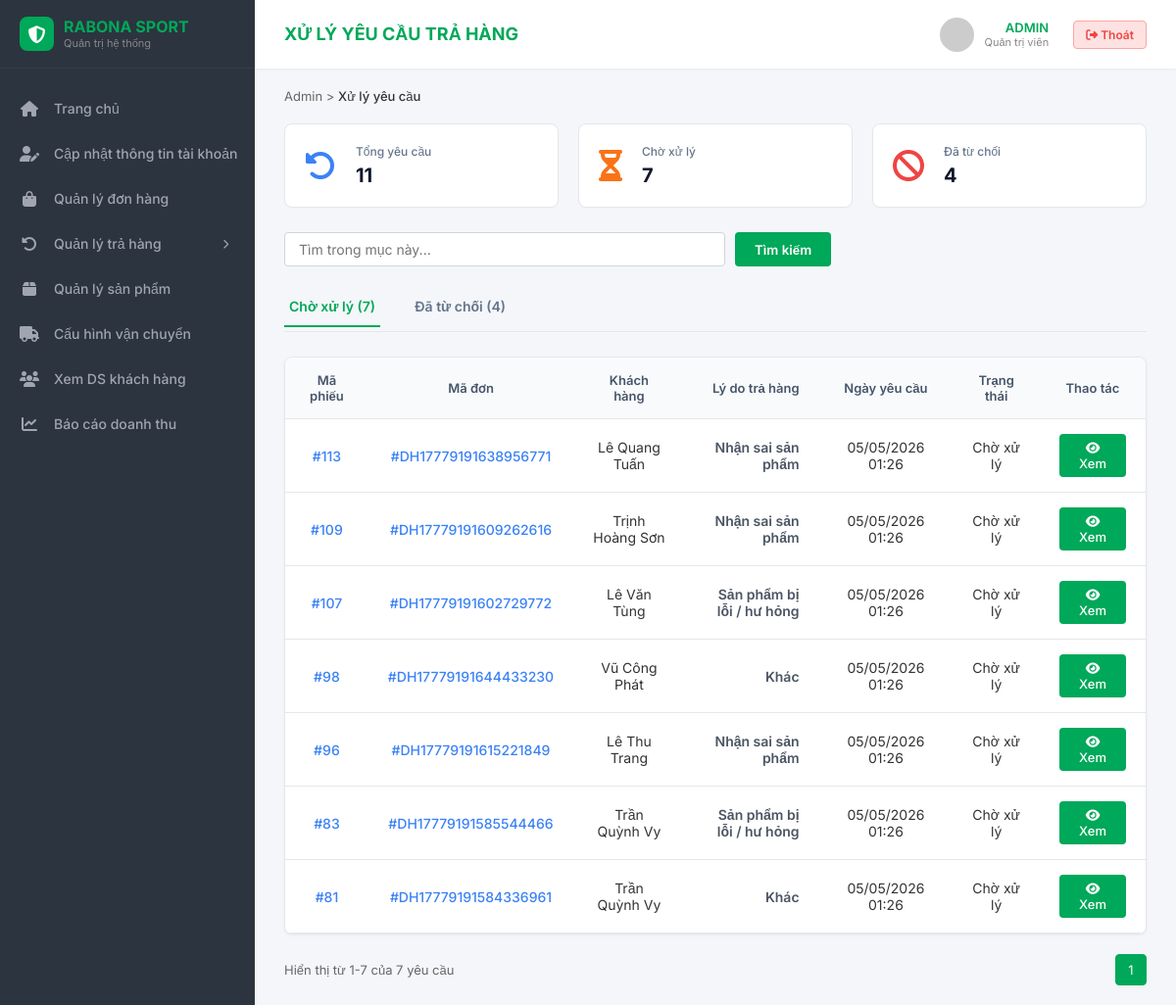
The app's page /admin-panel/tra-hang/ (signed in) with its own data.
### store/models.py (models this page shows, shortened)
class ReturnRequest(models.Model):
    STATUS_CHOICES = [
        ('pending',   'Chờ xử lý'),
        ('approved',  'Đã duyệt'),
        ('picking',   'Chờ lấy hàng'),
        ('returning_to_warehouse', 'Đang chuyển về kho'),
        ('received',  'Đã nhận hàng'),
        ('processing', 'Đang xử lý'),
        ('completed', 'Đã hoàn tiền'),
        ('rejected',  'Từ chối'),
    ]
    REASON_CHOICES = [
        ('defective',  'Sản phẩm bị lỗi / hư hỏng'),
        ('wrong_item', 'Nhận sai sản phẩm'),
        ('damaged',    'Sản phẩm bị vỡ do vận chuyển'),
        ('quality',    'Chất lượng không đúng kỳ vọng'),
        ('late',       'Giao hàng quá lâu'),
        ('other',      'Khác'),
    ]
    order      = models.OneToOneField(Order, on_delete=models.CASCADE, related_name='return_request')
    reason     = models.CharField(max_length=20, choices=REASON_CHOICES, verbose_name='Lý do')
    note       = models.TextField(blank=True, verbose_name='Ghi chú')
    status     = models.CharField(max_length=22, choices=STATUS_CHOICES, default='pending', verbose_name='Trạng thái')
    created_at = models.DateTimeField(auto_now_add=True)
    admin_note = models.TextField(blank=True, null=True, verbose_name='Ghi chú của Admin (Lý do từ chối)')
    refund_amount = models.DecimalField(max_digits=12, decimal_places=0, blank=True, null=True, verbose_name='Số tiền thực hoàn')
    bank_name = models.CharField(max_length=100, blank=True, null=True, verbose_name='Tên ngân hàng')
    bank_account_number = models.CharField(max_length=50, blank=True, null=True, verbose_name='Số tài khoản')
    bank_account_holder = models.CharField(max_length=150, blank=True, null=True, verbose_name='Tên chủ tài khoản')
    refund_proof = models.ImageField(upload_to='refund_proofs/', blank=True, null=True, verbose_name='Biên lai hoàn tiền')
    customer_return_proof = models.FileField(upload_to='customer_return_proofs/', blank=True, null=True, verbose_name='Ảnh/Video sản phẩm trả')
    class Meta:
        verbose_name = 'Yêu cầu trả hàng'
        verbose_name_plural = 'Yêu cầu trả hàng'

class Order(models.Model):
    STATUS_CHOICES = [
        ('pending',    'Chờ xác nhận'),
        ('confirmed',  'Đã xác nhận'),
        ('shipping',   'Đang vận chuyển'),
        ('delivered',  'Đã giao hàng'),
        ('completed',  'Hoàn thành'),
        ('cancelled',  'Đã hủy'),
        ('returning',  'Yêu cầu trả hàng'),
        ('returned',   'Đã trả hàng'),
    ]
    PAYMENT_CHOICES = [
        ('cod',  'Thanh toán khi nhận hàng (COD)'),
        ('bank', 'Chuyển khoản ngân hàng'),
    ]
    SHIPPING_CHOICES = [
        ('standard', 'Tiêu chuẩn 2-5 ngày'),
        ('express',  'Nhanh 1-2 ngày'),
    ]
    user             = models.ForeignKey(User, on_delete=models.SET_NULL, null=True, related_name='orders')
    order_code       = models.CharField(max_length=20, unique=True, verbose_name='Mã đơn hàng')
    status           = models.CharField(max_length=20, choices=STATUS_CHOICES, default='pending', verbose_name='Trạng thái')
    recipient_name   = models.CharField(max_length=150, verbose_name='Người nhận')
    recipient_phone  = models.CharField(max_length=15, verbose_name='SĐT người nhận')
    shipping_address = models.CharField(max_length=255, verbose_name='Địa chỉ giao hàng')
    shipping_city    = models.CharField(max_length=100, verbose_name='Tỉnh / Thành phố')
    shipping_method  = models.CharField(max_length=20, choices=SHIPPING_CHOICES, default='standard', verbose_name='Phương thức vận chuyển')
    payment_method   = models.CharField(max_length=20, choices=PAYMENT_CHOICES, default='cod', verbose_name='Phương thức thanh toán')
    payment_proof    = models.ImageField(upload_to='payment_proofs/', blank=True, null=True, verbose_name='Biên lai chuyển khoản')
    subtotal         = models.DecimalField(max_digits=12, decimal_places=0, default=0, verbose_name='Tổng tiền hàng')
    discount_amount  = models.DecimalField(max_digits=12, decimal_places=0, default=0, verbose_name='Giảm giá')
    shipping_fee     = models.DecimalField(max_digits=12, decimal_places=0, default=0, verbose_name='Phí vận chuyển')
    total            = models.DecimalField(max_digits=12, decimal_places=0, default=0, verbose_name='Tổng thanh toán')
    note             = models.TextField(blank=True, verbose_name='Ghi chú')
    created_at       = models.DateTimeField(auto_now_add=True)
    updated_at       = models.DateTimeField(auto_now=True)
    class Meta:
        verbose_name = 'Đơn hàng'
        verbose_name_plural = 'Đơn hàng'
        ordering = ['-created_at']

### admin_panel/views.py (the view)
    @login_required(login_url='/login/')
    def wrapper(request, *args, **kwargs):
        if not (request.user.is_staff or request.user.is_superuser):
            return redirect('store:home')
        return view_func(request, *args, **kwargs)

### admin_panel/views.py (called while the page is built)
def admin_required(view_func):
    @login_required(login_url='/login/')
    def wrapper(request, *args, **kwargs):
        if not (request.user.is_staff or request.user.is_superuser):
            return redirect('store:home')
        return view_func(request, *args, **kwargs)
    return wrapper

### store/context_processors.py (called while the page is built)
def cart_count(request):
    count = 0
    if request.user.is_authenticated:
        try:
            count = request.user.cart.total_items
        except Cart.DoesNotExist:
            pass
    return {'cart_count': count}

### store/models.py (called while the page is built)
    @property
    def total_items(self):
        return sum(item.quantity for item in self.items.all())

### templates/admin_panel/xu_ly_yeu_cau.html (shortened to what this page needs)
{% extends 'admin_panel/base_admin.html' %}
{% block page_title %}XỬ LÝ YÊU CẦU TRẢ HÀNG{% endblock %}
{% block breadcrumb %}Admin > <span>Xử lý yêu cầu</span>{% endblock %}
{% block content %}
<div class="stats-cards">
  <div class="stat-card">
    <i class="fas fa-undo-alt stat-icon blue"></i>
    <div class="stat-info"><span class="stat-title">Tổng yêu cầu</span><span class="stat-value">{{ stats.tong_yeu_cau }}</span></div>
  </div>
  <div class="stat-card">
    <i class="fas fa-hourglass-half stat-icon orange"></i>
    <div class="stat-info"><span class="stat-title">Chờ xử lý</span><span class="stat-value">{{ stats.cho_duyet }}</span></div>
  </div>
  <div class="stat-card">
    <i class="fas fa-ban stat-icon" style="color:#ef4444;"></i>
    <div class="stat-info"><span class="stat-title">Đã từ chối</span><span class="stat-value">{{ stats.tu_choi }}</span></div>
  </div>
</div>
<form method="get" style="margin-bottom:20px;display:flex;gap:10px;">
  <input type="text" name="q" value="{{ search }}" placeholder="Tìm trong mục này..."
    style="padding:8px 14px;border:1px solid #d1d5db;border-radius:4px;font-size:14px;flex:1;max-width:450px;">
  <button type="submit" style="padding:8px 20px;background:var(--primary-green);color:white;border:none;border-radius:4px;cursor:pointer;font-weight:600;">Tìm kiếm</button>
</form>
<div class="tabs">
  <a href="?status=pending&q={{ search|default:'' }}" class="tab-item {% if current_status == 'pending' %}active{% endif %}">Chờ xử lý ({{ stats.cho_duyet }})</a>
  <a href="?status=rejected&q={{ search|default:'' }}" class="tab-item {% if current_status == 'rejected' %}active{% endif %}">Đã từ chối ({{ stats.tu_choi }})</a>
</div>
<div class="table-container">
  <table>
    <thead>
      <tr>
        <th>Mã phiếu</th>
        <th style="text-align:center;">Mã đơn</th>
        <th>Khách hàng</th>
        <th>Lý do trả hàng</th>
        <th>Ngày yêu cầu</th>
        <th>Trạng thái</th>
        <th>Thao tác</th>
      </tr>
    </thead>
    <tbody>
      {% for phieu in phieu_list %}
      <tr>
        <td><span class="order-id">#{{ phieu.id }}</span></td>
        <td style="text-align:center;"><span class="order-id">#{{ phieu.order.order_code }}</span></td>
        <td>{{ phieu.order.user.last_name }} {{ phieu.order.user.first_name }}</td>
        <td><span style="font-weight:600;color:#4b5563;">{{ phieu.get_reason_display }}</span></td>
        <td>{{ phieu.created_at|date:"d/m/Y H:i" }}</td>
        <td>
          {% if phieu.status == 'pending' %}<span class="status-new">Chờ xử lý</span>
          {% elif phieu.status == 'rejected' %}<span class="status-rejected">Từ chối</span>
          {% endif %}
        </td>
        <td>
          <button class="btn-action btn-view" onclick="openReturnModal({{ phieu.id }})" style="background-color:var(--primary-green);">
            <i class="fas fa-eye"></i> Xem
          </button>
        </td>
      </tr>
      {% endfor %}
    </tbody>
  </table>
</div>
{% if phieu_list.paginator.count > 0 %}
<div class="pagination-bar">
  <div>Hiển thị từ {{ phieu_list.start_index }}-{{ phieu_list.end_index }} của {{ phieu_list.paginator.count }} yêu cầu</div>
  <ul class="pagination">
    {% for page_num in custom_page_range %}
    {% if page_num == phieu_list.paginator.ELLIPSIS %}
    <li class="page-item disabled"><span class="page-link" style="border:none;background:none;">{{ page_num }}</span></li>
    {% elif page_num == phieu_list.number %}
    <li class="page-item active"><a href="#">{{ page_num }}</a></li>
    {% else %}
    <li class="page-item"><a href="?page={{ page_num }}{% if current_status %}&status={{ current_status }}{% endif %}{% if search %}&q={{ search }}{% endif %}">{{ page_num }}</a></li>
    {% endif %}
    {% endfor %}
  </ul>
</div>
{% endif %}
{% endblock %}

### templates/admin_panel/base_admin.html (shortened to what this page needs)
<!DOCTYPE html>
<html lang="vi">
<head>
    <link rel="stylesheet" href="https://cdnjs.cloudflare.com/ajax/libs/font-awesome/6.4.0/css/all.min.css">
</head>
<body>
    <aside class="sidebar">
        <div class="brand">
            <div class="brand-icon"><i class="fas fa-shield-alt" style="color: white;"></i></div>
            <div class="brand-text">
                <span class="title">RABONA SPORT</span>
                <span class="subtitle">Quản trị hệ thống</span>
            </div>
        </div>
        <ul class="menu">
            <li class="menu-item {% if request.resolver_match.url_name == 'dashboard' %}active{% endif %}">
                <a href="{% url 'admin_panel:dashboard' %}" class="menu-link"><i class="fas fa-home"></i> <span class="menu-text">Trang chủ</span></a>
            </li>
            <li class="menu-item {% if request.resolver_match.url_name == 'cap_nhat_tai_khoan' %}active{% endif %}">
                <a href="{% url 'admin_panel:cap_nhat_tai_khoan' %}" class="menu-link">
                    <i class="fas fa-user-edit"></i>
                    <span class="menu-text">Cập nhật thông tin tài khoản</span>
                </a>
            </li>
            <li class="menu-item {% if request.resolver_match.url_name == 'don_hang' %}active{% endif %}">
                <a href="{% url 'admin_panel:don_hang' %}" class="menu-link">
                    <i class="fas fa-shopping-bag"></i> <span class="menu-text">Quản lý đơn hàng</span>
                </a>
            </li>
            <li class="menu-item has-submenu">
                <a href="javascript:void(0)" class="menu-link" onclick="toggleSubmenu(this)">
                    <i class="fas fa-undo-alt"></i> <span class="menu-text">Quản lý trả hàng</span>
                    <i class="fas fa-chevron-right arrow-icon" style="margin-left: auto; font-size: 10px;"></i>
                </a>
            </li>
            <li class="menu-item {% if request.resolver_match.url_name == 'san_pham' %}active{% endif %}">
                <a href="{% url 'admin_panel:san_pham' %}" class="menu-link">
                    <i class="fas fa-box"></i>
                    <span class="menu-text">Quản lý sản phẩm</span>
                </a>
            </li>
            <li class="menu-item {% if request.resolver_match.url_name == 'phi_ship' %}active{% endif %}">
                <a href="{% url 'admin_panel:phi_ship' %}" class="menu-link">
                    <i class="fas fa-truck"></i>
                    <span class="menu-text">Cấu hình vận chuyển</span>
                </a>
            </li>
            <li class="menu-item {% if request.resolver_match.url_name == 'khach_hang' %}active{% endif %}">
                <a href="{% url 'admin_panel:khach_hang' %}" class="menu-link">
                    <i class="fas fa-users"></i>
                    <span class="menu-text">Xem DS khách hàng</span>
                </a>
            </li>
            <li class="menu-item {% if request.resolver_match.url_name == 'doanh_thu' %}active{% endif %}">
                <a href="{% url 'admin_panel:doanh_thu' %}" class="menu-link">
                    <i class="fas fa-chart-line"></i>
                    <span class="menu-text">Báo cáo doanh thu</span>
                </a>
            </li>
        </ul>
    </aside>
    <main class="main-content">
        <header class="topbar">
            <div class="page-header-title">{% block page_title %}TỔNG QUAN HỆ THỐNG{% endblock %}</div>
            <div class="topbar-right">
                <div class="user-profile">
                    <img src="https://ui-avatars.com/api/?name={{ user.username }}&background=f3f4f6&color=333" alt="Admin">
                    <div class="user-info">
                        <span class="name">{{ user.username|upper }}</span>
                        <span class="role">Quản trị viên</span>
                    </div>
                    <form method="post" action="{% url 'logout' %}" style="display:inline;">
                        <button type="submit" class="btn-logout">
                            <i class="fas fa-sign-out-alt"></i> Thoát
                        </button>
                    </form>
                </div>
            </div>
        </header>
        <div class="content-body">
            <div class="breadcrumb">
                {% block breadcrumb %}Admin > <span>Trang chủ</span>{% endblock %}
            </div>
            {% block content %}
            {% endblock %}
        </div>
    </main>
</body>
</html>

### records on screen
ReturnRequest: id "113", order.order_code "DH17779191638956771", order.user.last_name "Lê", order.user.first_name "Quang Tuấn", reason "Nhận sai sản phẩm", created_at "05/05/2026 01:26", status "Chờ xử lý"
ReturnRequest: id "109", order.order_code "DH17779191609262616", order.user.last_name "Trịnh", order.user.first_name "Hoàng Sơn", reason "Nhận sai sản phẩm", created_at "05/05/2026 01:26", status "Chờ xử lý"
ReturnRequest: id "107", order.order_code "DH17779191602729772", order.user.last_name "Lê", order.user.first_name "Văn Tùng", reason "Sản phẩm bị lỗi / hư hỏng", created_at "05/05/2026 01:26", status "Chờ xử lý"
ReturnRequest: id "98", order.order_code "DH17779191644433230", order.user.last_name "Vũ", order.user.first_name "Công Phát", reason "Khác", created_at "05/05/2026 01:26", status "Chờ xử lý"
ReturnRequest: id "96", order.order_code "DH17779191615221849", order.user.last_name "Lê", order.user.first_name "Thu Trang", reason "Nhận sai sản phẩm", created_at "05/05/2026 01:26", status "Chờ xử lý"
ReturnRequest: id "83", order.order_code "DH17779191585544466", order.user.last_name "Trần", order.user.first_name "Quỳnh Vy", reason "Sản phẩm bị lỗi / hư hỏng", created_at "05/05/2026 01:26", status "Chờ xử lý"
ReturnRequest: id "81", order.order_code "DH17779191584336961", order.user.last_name "Trần", order.user.first_name "Quỳnh Vy", reason "Khác", created_at "05/05/2026 01:26", status "Chờ xử lý"

### other values on screen
{{ user.username|upper }} "ADMIN"
{{ stats.tong_yeu_cau }} "11"
{{ stats.cho_duyet }} "7"
{{ stats.tu_choi }} "4"
{{ phieu_list.start_index }} "1"
{{ phieu_list.end_index }} "7"
{{ phieu_list.paginator.count }} "7"
{{ page_num }} "1"
